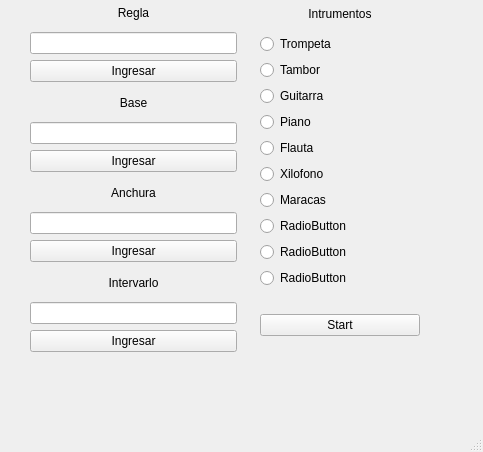
<?xml version="1.0" encoding="UTF-8"?>
<ui version="4.0">
 <class>MainWindow</class>
 <widget class="QMainWindow" name="MainWindow">
  <property name="geometry">
   <rect>
    <x>0</x>
    <y>0</y>
    <width>483</width>
    <height>452</height>
   </rect>
  </property>
  <property name="windowTitle">
   <string>MainWindow</string>
  </property>
  <widget class="QWidget" name="centralwidget">
   <widget class="QWidget" name="gridLayoutWidget">
    <property name="geometry">
     <rect>
      <x>30</x>
      <y>0</y>
      <width>207</width>
      <height>82</height>
     </rect>
    </property>
    <layout class="QGridLayout" name="gridLayout">
     <item row="2" column="0">
      <widget class="QPushButton" name="regla">
       <property name="text">
        <string>Ingresar</string>
       </property>
      </widget>
     </item>
     <item row="1" column="0">
      <widget class="QLineEdit" name="inputRegla"/>
     </item>
     <item row="0" column="0">
      <widget class="QLabel" name="label">
       <property name="text">
        <string>Regla</string>
       </property>
       <property name="alignment">
        <set>Qt::AlignCenter</set>
       </property>
      </widget>
     </item>
    </layout>
   </widget>
   <widget class="QWidget" name="gridLayoutWidget_2">
    <property name="geometry">
     <rect>
      <x>30</x>
      <y>90</y>
      <width>207</width>
      <height>82</height>
     </rect>
    </property>
    <layout class="QGridLayout" name="gridLayout_2">
     <item row="2" column="0">
      <widget class="QPushButton" name="base">
       <property name="text">
        <string>Ingresar</string>
       </property>
      </widget>
     </item>
     <item row="1" column="0">
      <widget class="QLineEdit" name="inputBase"/>
     </item>
     <item row="0" column="0">
      <widget class="QLabel" name="label_2">
       <property name="text">
        <string>Base</string>
       </property>
       <property name="alignment">
        <set>Qt::AlignCenter</set>
       </property>
      </widget>
     </item>
    </layout>
   </widget>
   <widget class="QWidget" name="gridLayoutWidget_3">
    <property name="geometry">
     <rect>
      <x>30</x>
      <y>180</y>
      <width>207</width>
      <height>82</height>
     </rect>
    </property>
    <layout class="QGridLayout" name="gridLayout_3">
     <item row="2" column="0">
      <widget class="QPushButton" name="anchura">
       <property name="text">
        <string>Ingresar</string>
       </property>
      </widget>
     </item>
     <item row="1" column="0">
      <widget class="QLineEdit" name="inputAnchura"/>
     </item>
     <item row="0" column="0">
      <widget class="QLabel" name="label_3">
       <property name="text">
        <string>Anchura</string>
       </property>
       <property name="alignment">
        <set>Qt::AlignCenter</set>
       </property>
      </widget>
     </item>
    </layout>
   </widget>
   <widget class="QWidget" name="verticalLayoutWidget">
    <property name="geometry">
     <rect>
      <x>260</x>
      <y>0</y>
      <width>160</width>
      <height>288</height>
     </rect>
    </property>
    <layout class="QVBoxLayout" name="verticalLayout">
     <item>
      <widget class="QLabel" name="label_4">
       <property name="text">
        <string>Intrumentos</string>
       </property>
       <property name="alignment">
        <set>Qt::AlignCenter</set>
       </property>
      </widget>
     </item>
     <item>
      <widget class="QRadioButton" name="Trompeta">
       <property name="text">
        <string>Trompeta</string>
       </property>
      </widget>
     </item>
     <item>
      <widget class="QRadioButton" name="Tambor">
       <property name="text">
        <string>Tambor</string>
       </property>
      </widget>
     </item>
     <item>
      <widget class="QRadioButton" name="Guitarra">
       <property name="text">
        <string>Guitarra</string>
       </property>
      </widget>
     </item>
     <item>
      <widget class="QRadioButton" name="Piano">
       <property name="text">
        <string>Piano</string>
       </property>
      </widget>
     </item>
     <item>
      <widget class="QRadioButton" name="Flauta">
       <property name="text">
        <string>Flauta</string>
       </property>
      </widget>
     </item>
     <item>
      <widget class="QRadioButton" name="Xilofono">
       <property name="text">
        <string>Xilofono</string>
       </property>
      </widget>
     </item>
     <item>
      <widget class="QRadioButton" name="Maracas">
       <property name="text">
        <string>Maracas</string>
       </property>
      </widget>
     </item>
     <item>
      <widget class="QRadioButton" name="radioButton_8">
       <property name="text">
        <string>RadioButton</string>
       </property>
      </widget>
     </item>
     <item>
      <widget class="QRadioButton" name="radioButton_9">
       <property name="text">
        <string>RadioButton</string>
       </property>
      </widget>
     </item>
     <item>
      <widget class="QRadioButton" name="radioButton_10">
       <property name="text">
        <string>RadioButton</string>
       </property>
      </widget>
     </item>
    </layout>
   </widget>
   <widget class="QWidget" name="gridLayoutWidget_4">
    <property name="geometry">
     <rect>
      <x>30</x>
      <y>270</y>
      <width>207</width>
      <height>82</height>
     </rect>
    </property>
    <layout class="QGridLayout" name="gridLayout_4">
     <item row="2" column="0">
      <widget class="QPushButton" name="intervalo">
       <property name="text">
        <string>Ingresar</string>
       </property>
      </widget>
     </item>
     <item row="1" column="0">
      <widget class="QLineEdit" name="inputIntervalo"/>
     </item>
     <item row="0" column="0">
      <widget class="QLabel" name="label_5">
       <property name="text">
        <string>Intervarlo</string>
       </property>
       <property name="alignment">
        <set>Qt::AlignCenter</set>
       </property>
      </widget>
     </item>
    </layout>
   </widget>
   <widget class="QWidget" name="verticalLayoutWidget_2">
    <property name="geometry">
     <rect>
      <x>260</x>
      <y>300</y>
      <width>160</width>
      <height>51</height>
     </rect>
    </property>
    <layout class="QVBoxLayout" name="verticalLayout_2">
     <item>
      <widget class="QPushButton" name="start">
       <property name="text">
        <string>Start</string>
       </property>
      </widget>
     </item>
    </layout>
   </widget>
  </widget>
  <widget class="QMenuBar" name="menubar">
   <property name="geometry">
    <rect>
     <x>0</x>
     <y>0</y>
     <width>483</width>
     <height>26</height>
    </rect>
   </property>
  </widget>
  <widget class="QStatusBar" name="statusbar"/>
 </widget>
 <resources/>
 <connections/>
</ui>
